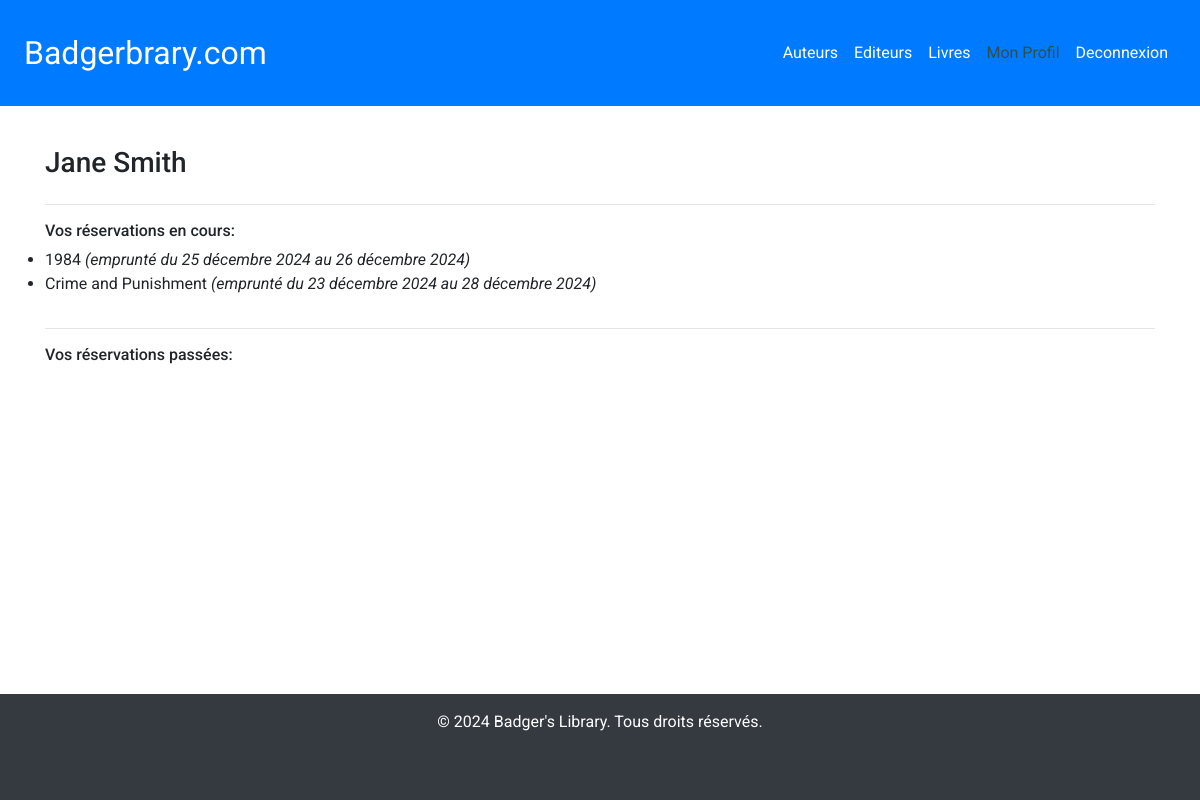
Page /profile/ (signed in) on the committed database.
### backoffice/models.py (models this page shows, shortened)
class Reservation(models.Model):
    user = models.ForeignKey(User, on_delete=models.CASCADE)
    title = models.ForeignKey(Titles, on_delete=models.CASCADE)
    start = models.DateField()
    end = models.DateField()
    close = models.BooleanField(default=False)
    class Meta:
        unique_together = ['user', 'title']

class Titles(models.Model):
    title = models.CharField(max_length=255, null=True)
    year_published = models.SmallIntegerField(null=True)
    isbn = models.CharField(primary_key=True, max_length=20)
    pubid = models.ForeignKey(Publishers, on_delete=models.CASCADE)
    description = models.CharField(max_length=50, null=True)
    notes = models.CharField(max_length=50, null=True)
    subject = models.CharField(max_length=50, null=True)
    comments = models.TextField(null=True)
    author = models.ManyToManyField(Authors, related_name="titles")
    cover = models.ImageField(upload_to='images/', null=True)

### backoffice/views.py (the view)
# urls.py: path('profile/', views.user_profile, name='profile'),
def user_profile(request):
    if not request.user.is_authenticated:
        return redirect('authentication')
    else:
        user = request.user
        active_resa = Reservation.objects.filter(user=request.user, close=False)
        past_resa = Reservation.objects.filter(user=request.user, close=True)
    return render(request, './pages/profile.html', {'user': user, 'active_resa': active_resa, 'past_resa': past_resa, 'active_nav': 'profile'})

### backoffice/templates/pages/profile.html (shortened to what this page needs)
{% extends "base.html" %}
{% block content %}
    <h3>{{user.first_name}} {{user.last_name}}</h1>
    <hr>
    <h6>Vos réservations en cours:</h3>
    <ul>
    {% for resa in active_resa %}
        <li>{{resa.title.title}}  <i>(emprunté du {{resa.start}} au {{resa.end}})</i></li>
    {% endfor %}
    </ul>
    <hr>
    <h6>Vos réservations passées:</h3>
{% endblock %}

### backoffice/static/css/style.css (style rules this page uses)
* { margin: 0; padding: 0; }
body { display: flex; flex-direction: column; min-height: 100vh !important; font-family: 'Roboto', sans-serif }

### rows in the picture
Reservation: title "1984", start "25 décembre 2024", end "26 décembre 2024"
Reservation: title "Crime and Punishment", start "23 décembre 2024", end "28 décembre 2024"

### other values in the picture
{{ user.first_name }} "Jane"
{{ user.last_name }} "Smith"
